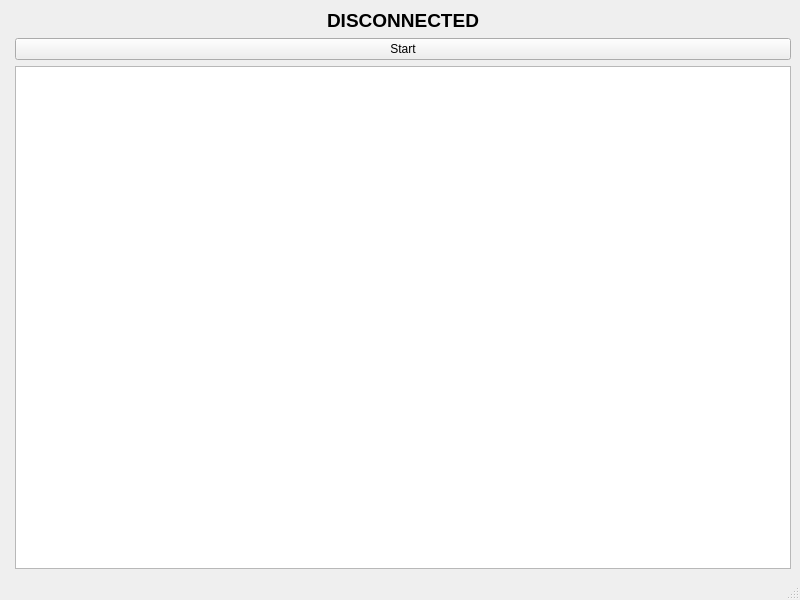
<?xml version="1.0" encoding="UTF-8"?>
<ui version="4.0">
 <class>MainWindow</class>
 <widget class="QMainWindow" name="MainWindow">
  <property name="geometry">
   <rect>
    <x>0</x>
    <y>0</y>
    <width>800</width>
    <height>600</height>
   </rect>
  </property>
  <property name="windowTitle">
   <string>MainWindow</string>
  </property>
  <widget class="QWidget" name="centralwidget">
   <layout class="QHBoxLayout" name="horizontalLayout">
    <item>
     <widget class="SurroundArea" name="area" native="true"/>
    </item>
    <item>
     <layout class="QVBoxLayout" name="verticalLayout">
      <item>
       <widget class="QLabel" name="label">
        <property name="autoFillBackground">
         <bool>true</bool>
        </property>
        <property name="text">
         <string>&lt;html&gt;&lt;head/&gt;&lt;body&gt;&lt;p align=&quot;center&quot;&gt;&lt;span style=&quot; font-size:14pt; font-weight:600;&quot;&gt;DISCONNECTED&lt;/span&gt;&lt;/p&gt;&lt;/body&gt;&lt;/html&gt;</string>
        </property>
       </widget>
      </item>
      <item>
       <widget class="QPushButton" name="startButton">
        <property name="text">
         <string>Start</string>
        </property>
       </widget>
      </item>
      <item>
       <widget class="QTextBrowser" name="log">
        <property name="acceptRichText">
         <bool>false</bool>
        </property>
       </widget>
      </item>
     </layout>
    </item>
   </layout>
  </widget>
  <widget class="QMenuBar" name="menubar">
   <property name="geometry">
    <rect>
     <x>0</x>
     <y>0</y>
     <width>800</width>
     <height>23</height>
    </rect>
   </property>
  </widget>
  <widget class="QStatusBar" name="statusbar"/>
 </widget>
 <customwidgets>
  <customwidget>
   <class>SurroundArea</class>
   <extends>QWidget</extends>
   <header>../../../../surroundarea.h</header>
   <container>1</container>
  </customwidget>
 </customwidgets>
 <resources/>
 <connections/>
</ui>
